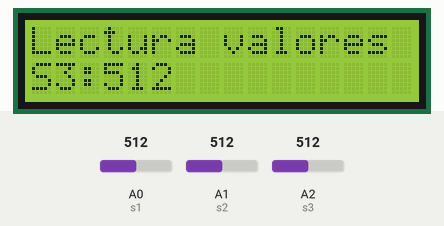
The sketch below on a simulated Arduino Uno, built with avr-gcc and run on an emulated ATmega328P. On the bench: 16×2 character LCD. The test bench sets the inputs (shaded band); at power-on: A0 (s1) = 512, A1 (s2) = 512, A2 (s3) = 512. What the sketch prints to the serial monitor is not drawn.

Above: at 1.2 s.
1.3 s: A0 (s1) set to 716
At 1.4 s:
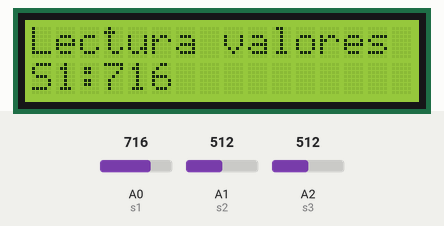
2.8 s: A1 (s2) set to 716
At 3.47 s:
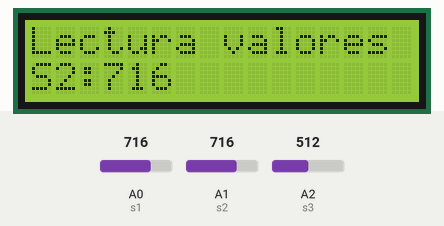
4.8 s: A2 (s3) set to 716
At 4.91 s:
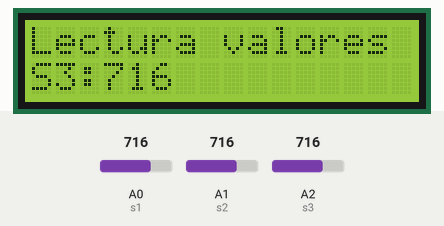
6.3 s: A0 (s1) set to 900
At 6.97 s:
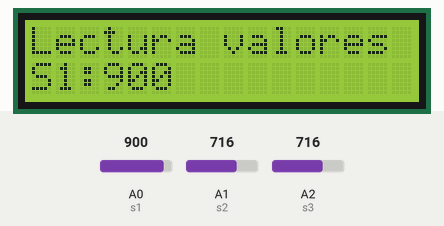
8.3 s: A1 (s2) set to 900
At 8.42 s:
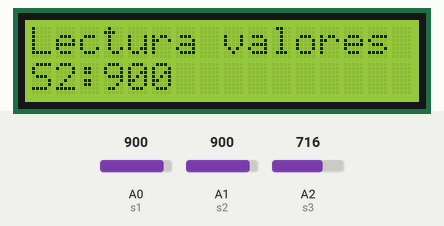
9.8 s: A2 (s3) set to 900
At 10.48 s:
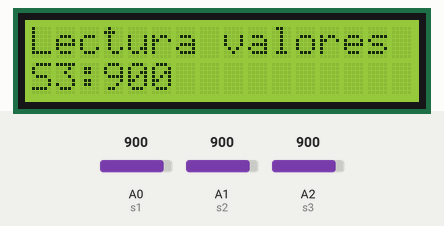

The sketch:

imprimir_valores_de_diferentes_sensores_en_lcd.ino
```cpp
/*

* Código escrito por: Esteban Carrillo para EDEPTEC.
* Página web: https://www.edeptec.com
* Facebook: @edeptec
* Youtube: https://youtube.com/c/EDEPTEC

*/

#include <LiquidCrystal.h>
#define s1 A0
#define s2 A1
#define s3 A2

const int rs = 2, en = 3, d4 = 4, d5 = 5, d6 = 6, d7 = 7;
LiquidCrystal lcd(rs, en, d4, d5, d6, d7);
int lect1;
int lect2;
int lect3;
int n;
short sensor[4];
void setup() {

  lcd.begin(16, 2);
  Serial.begin(9600);
  pinMode(s1, INPUT);
  pinMode(s2, INPUT);
  pinMode(s3, INPUT);
}

void loop()
{
  n++;
  obtenervalores();
  Serial.print("Sensor");
  Serial.print(n);
  Serial.print(":");
  Serial.println(sensor[n]);

  Serial.println("---------------");

  lcd.clear();
  lcd.setCursor(0, 0);
  lcd.print("Lectura valores");

  lcd.setCursor(0, 1);
  lcd.print("S");
  lcd.print(n);
  lcd.print(":");
  lcd.print(sensor[n]);
  delay(200);

  if (n == 3 ) {
    n = 0;
  }
}

void obtenervalores() {
  sensor[1] = analogRead(s1);
  sensor[2] = analogRead(s2);
  sensor[3] = analogRead(s3);
}
```
